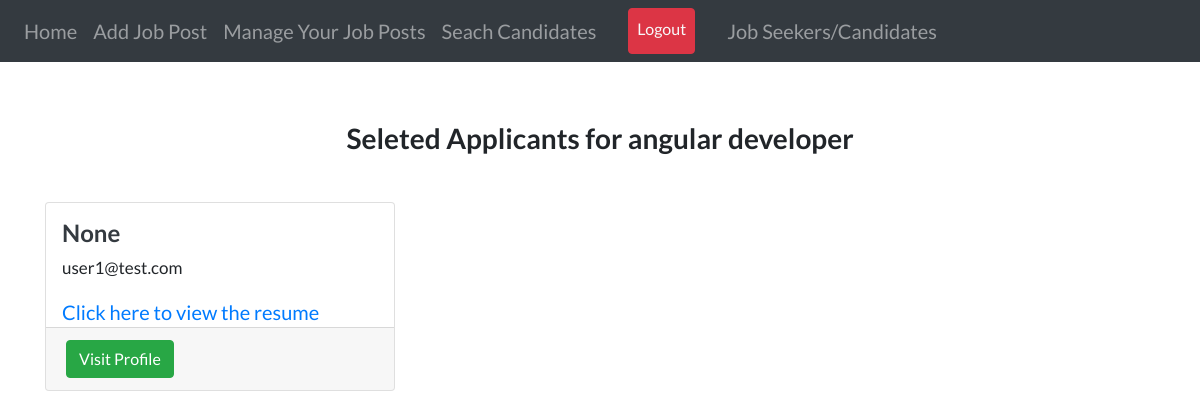
Page /hiring/job/angular-developer-2/selected (signed in) on the committed database.
### job/models.py (models this page shows, shortened)
class Job(models.Model):
    recruiter = models.ForeignKey(
        User, related_name='jobs', on_delete=models.CASCADE)
    title = models.CharField(max_length=255)
    company = models.CharField(max_length=200)
    location = models.CharField(max_length=255)
    description = models.TextField()
    skills_req = models.CharField(max_length=200)
    job_type = models.CharField(
        max_length=30, choices=CHOICES, default='Full Time', null=True)
    link = models.URLField(null=True, blank=True)
    slug = AutoSlugField(populate_from='title', unique=True, null= True)
    date_posted = models.DateTimeField(default=timezone.now)

### Candidates/models.py (models this page shows, shortened)
class Profile(models.Model):
    user = models.OneToOneField(
        User, on_delete=models.CASCADE, primary_key=True, related_name='profile')
    location = models.CharField(max_length=255, null=True, blank=True)
    resume = models.FileField(upload_to='resumes', null=True, blank=True)
    grad_year = models.IntegerField(blank=True ,default=2000)
    looking_for = models.CharField(
        max_length=30, choices=CHOICES, default='Full Time', null=True)
    slug = AutoSlugField(populate_from='user', unique=True)
    hit_count_generic = GenericRelation(HitCount, object_id_field='object_pk',
     related_query_name='hit_count_generic_relation')

### users/models.py (models this page shows, shortened)
class User(AbstractUser):
    username = None
    email = models.EmailField(
        _("email address"),
        unique=True,
    )
    National_id = models.IntegerField(unique= True ,  null = True )
    title = models.CharField(max_length=255, null = True)
    full_name = models.CharField(max_length=200, null=True, blank=True)
    country = CountryField(null=True, blank=True)
    experience_level = models.CharField(
        max_length=30, choices=CHOICES, default='Senior', null=True)
    bio = models.TextField(null= True )
    objects = BlangoUserManager()
    USERNAME_FIELD = "email"
    REQUIRED_FIELDS = [ ]

### job/views.py (the view)
# urls.py: path('job/<slug>/selected', views.selected_list, name='selected-list'),
@login_required
def selected_list(request, slug):
    job = get_object_or_404(Job, slug=slug)
    selected = Selected.objects.filter(job=job).order_by('date_posted')
    profiles = []
    for applicant in selected:
        profile = Profile.objects.filter(user=applicant.applicant).first()
        profiles.append(profile)
    context = {
        'rec_navbar': 1,
        'profiles': profiles,
        'job': job,
    }
    return render(request, 'recruiters/selected_list.html', context)

### job/templates/recruiters/selected_list.html
{% extends "users/layout.html" %} {% load static %} {% block content %}
<br /><br />
<div>
  <h3 class="text-center">
    <b>Seleted Applicants for {{job.title}}</b>
  </h3>
  <br />
  {% if profiles %}
  <div class="row">
    {% for profile in profiles %}
    <div class="col-md-4">
      <div class="card card-signin my-2">
        <span class="ml-3 mt-3">
          <a href="{% url 'profile-view' profile.slug %}">
            {% if profile.full_name %}
            <h4 class="text-dark">
              <b>{{profile.full_name}}</b>
            </h4>
            {% else %}
            <h4 class="text-dark">
              <b>{{profile.user.username}}</b>
            </h4>
            {% endif %}
          </a>
          <p style="font-size: 17px">
            {{profile.user.email}}<br />{{profile.country.name}}
          </p>
          {% if profile.resume %}
          <a href="{{profile.resume.url}}">Click here to view the resume</a>
          {% else %}
          <p>No Resume Provided!</p>
          {% endif %}
        </span>
        <div class="card-footer">
          <a
            class="btn btn-success mr-2"
            href="{% url 'profile-view' profile.slug %}"
            >Visit Profile
          </a>
        </div>
      </div>
    </div>
    {% endfor %}
  </div>
  {% else %}
  <p class="text-center">
    No applicant has been selected till now! Select some
    <a href="{% url 'applicant-list' job.slug %}">applicant</a> first!
  </p>
  <br />
  {% endif %}
</div>
{% endblock content %}

### users/templates/users/layout.html (style rules this page uses)
body { font-family: "Lato"; font-size: 20px; }

### rows in the picture
Job: title "angular developer"
Profile: user.username "None", user.email "user1@test.com"
